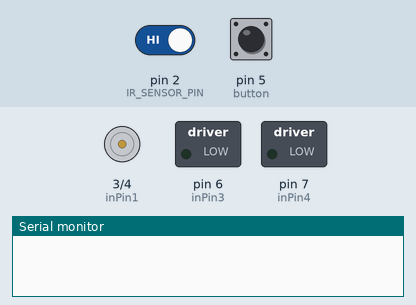
Simulated run of this sketch. Board: Arduino Uno, built with avr-gcc and run on an emulated ATmega328P. Shown: motor-driver pin pairs drawn as motors (green arrow = first pin HIGH = forward, orange = second pin HIGH = backward, longer = more drive), switched loads named in the sketch (green lamp = pin HIGH), the last lines printed to the serial monitor. The test bench sets the inputs (shaded band); at power-on: pin 2 (IR_SENSOR_PIN) HIGH, pin 5 (button) LOW.

Above: at 1.2 s.
1.3 s: pin 2 (IR_SENSOR_PIN) driven LOW
At 1.7 s:
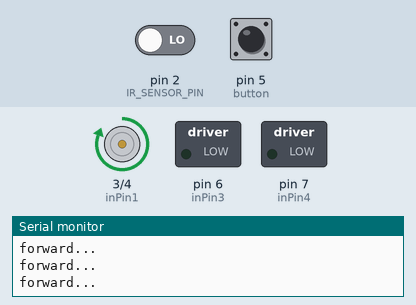
7.3 s: pin 2 (IR_SENSOR_PIN) driven HIGH
At 7.8 s:
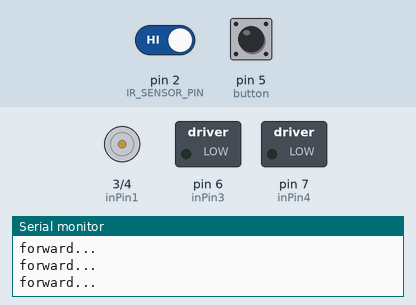
Timing chart, 0 to 10.3 s (numbered marks = the images above; inputs shaded):
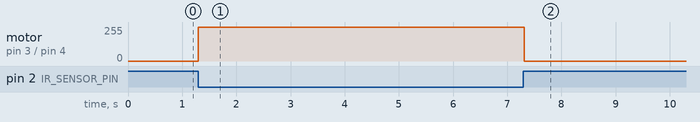

The sketch:

irSensor_with_dcmotor.ino
```cpp
#define IR_SENSOR_PIN 2  // IR sensor connected to digital pin 2
#define inPin1 3    // LED connected to digital pin 3
#define inPin2 4
#define button 5
#define inPin3 6
#define inPin4 7

void setup() {
    pinMode(IR_SENSOR_PIN, INPUT);  // Set IR sensor pin as input
    pinMode(inPin1, OUTPUT);       //
    pinMode(inPin2, OUTPUT);
    pinMode(inPin3, OUTPUT);
    pinMode(inPin4, OUTPUT);
    pinMode(button, INPUT);
    Serial.begin(9600);
}

void loop() {
    int sensorValue = digitalRead(IR_SENSOR_PIN); // Read IR sensor output
    int pressButton= digitalRead(button);
    char command;

     if (Serial.available() > 0) { // Read from Serial Monitor
          command = Serial.read();
        Serial.write(command);  // Send command to Receiver
    }
     else if(command == 'A')
     {
        digitalWrite(inPin1, HIGH);
        digitalWrite(inPin2, LOW);
        Serial.println("forward...");
     }

    else if ((sensorValue == 0) && (pressButton==1)) {  // If object detected

        digitalWrite(inPin1, HIGH);
        digitalWrite(inPin2, LOW);

        Serial.println("forward...");
    }
    else if (sensorValue == 0){

        digitalWrite(inPin1, HIGH);
        digitalWrite(inPin2, LOW);

        Serial.println("forward...");
    }
    else {
        digitalWrite(inPin1, LOW);
        digitalWrite(inPin2, LOW);

    }
}
```

Measured:
- after the input at 1.3 s, motor on pin 3 (inPin1) / pin 4 (inPin2): stopped → forward 255/255 at once
- after the input at 7.3 s, motor on pin 3 (inPin1) / pin 4 (inPin2): forward 255/255 → stopped at once
